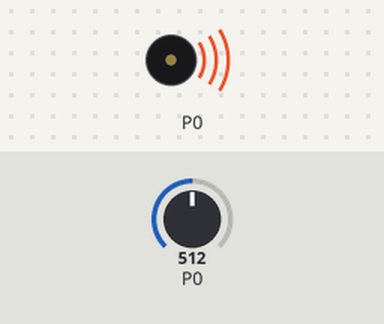
Recording of a program running on a simulated BBC micro:bit (MakeCode). Parts: buzzer (waves = sounding). The inputs (shaded band) are chosen by the test bench; at power-on: P0 = 512 (analog values on the 0–1023 scale).

Above: at 1.2 s.
1.3 s: P0 set to 0
At 2.4 s:
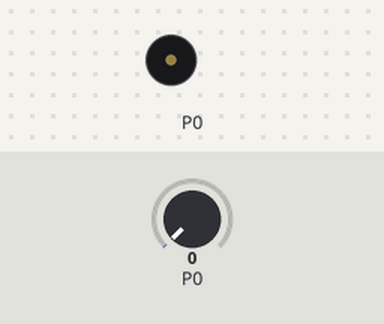
2.8 s: P0 set to 122
At 3.7 s:
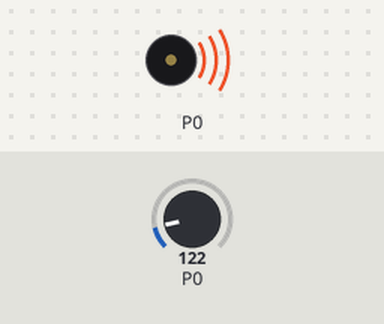
Timing chart, 0 to 5.8 s (numbered marks = the images above; inputs shaded):
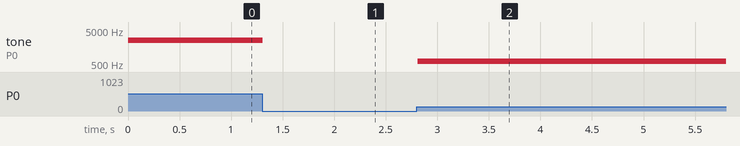

Measured:
- after the input at 1.3 s, tone on P0: 2502 Hz → silent at once
- after the input at 2.8 s, tone on P0: silent → 596 Hz at once

The program:

main.ts
```typescript
let Khz = 0
let Hz = 0
music.setVolume(100)
basic.forever(function () {
    Hz = pins.analogReadPin(AnalogPin.P0) * (5000 / 1023)
    Khz = Hz / 1000
    music.playSoundEffect(music.createSoundEffect(
    WaveShape.Sine,
    Hz,
    Hz,
    255,
    9,
    1000,
    SoundExpressionEffect.None,
    InterpolationCurve.Linear
    ), SoundExpressionPlayMode.InBackground)
})
```

test.ts
```typescript
// les tests vont ici ; cela ne sera pas compilé si ce paquet est utilisé en tant qu'extension.
```
